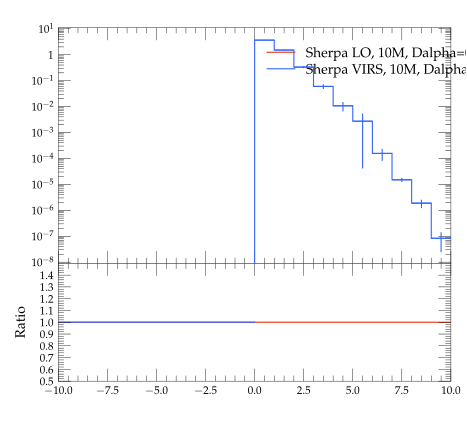

Source code (Python):
#! /usr/bin/env python

# This Python script was auto-generated using YODA v2.0.0.
# Analysis object: /evtb/inc_jbjg_deta
# Timestamp: 15-04-2024 (14:39:01)

import matplotlib as mpl
import matplotlib.pyplot as plt
mpl.use('Agg') # comment out for interactive use
import os
import numpy as np

plotDir = os.path.split(os.path.realpath(__file__))[0]
if 'YODA_USER_PLOT_PATH' in globals():
    plot_outdir = globals()['YODA_USER_PLOT_PATH']
else:
    plot_outdir = plotDir

#plot style
plt.style.use(os.path.join(plotDir, '../default.mplstyle'))
# plot metadata
figW, figH = plt.rcParams['figure.figsize']
ax_xLabel = r''
ax_yLabel = r''
ax_title  = r''
ax_xScale = 'linear'
ax_yScale = 'log'
xLims = (-10.0, 10.0)
yLims = (9.000000000000001e-09, 11.0)

# TeX-friendly labels for the legend
labels = [ r"Sherpa LO, 10M, Dalpha=0.01", r"Sherpa VIRS, 10M, Dalpha=0.01" ]

# Create figure and axis objects
fig, (ax, ratio0_ax) = plt.subplots(2, 1, sharex=True,
                  figsize=(figW,figH), gridspec_kw={'height_ratios': (2, 1)})
ratio0_ax.yaxis.set_major_locator(mpl.ticker.MultipleLocator(0.1))
ratio0_ax.set_ylim(0.5, 1.4999)
ratio0_ax.set_ylabel('Ratio')

# LineColor map: curve index -> color
linecolors = {0: '#EE3311', 1: '#3366FF'}
# the numerical data is stored in a separate file
dataf = dict()
prefix = os.path.split(__file__)[0]
if prefix:    prefix = prefix + '/'
exec(open(prefix+'inc_jbjg_deta__data.py').read(), dataf)


legend_handles = [] # keep track of handles for the legend

# style options for curves
# starts at zorder>=5 to draw curve on top of legend
styles = {
  'curve0': {
    'color' : linecolors[0],
    'linestyle' : '-',
    'marker' : 'o',
    'zorder' : 5,
    'histstyle' : True,
  },
  'curve1': {
    'color' : linecolors[1],
    'linestyle' : '-',
    'marker' : 'o',
    'zorder' : 6,
    'histstyle' : True,
  },
}
# curve from input yoda files in main panel
for label in dataf['yvals'].keys():
    if all(np.isnan(v) for v in dataf['yvals'][label]):
        continue
    tmp = None
    if styles[label]['histstyle']: # draw as histogram
        tmp, = ax.plot(dataf['xedges'], dataf['yedges'][label],
                       color=styles[label]['color'],
                       linestyle=styles[label]['linestyle'],
                       drawstyle='steps-pre', solid_joinstyle='miter',
                       zorder=styles[label]['zorder'], label=label)
        ax.errorbar(dataf['xpoints'], dataf['yvals'][label], color=styles[label]['color'],
                    xerr=dataf['xerrs'], yerr=[dataf['ydowns'][label], dataf['yups'][label]],
                    linestyle='none', zorder=styles[label]['zorder'])
    else: # draw as scatter
        tmp = ax.errorbar(dataf['xpoints'], dataf['yvals'][label],
                          xerr=dataf['xerrs'],
                          yerr=[ dataf['ydowns'][label],
                          dataf['yups'][label] ],
                          fmt=styles[label]['marker'],
                          ecolor=styles[label]['color'],
                          color=styles[label]['color'], zorder=2)
        tmp[-1][0].set_linestyle(styles[label]['linestyle'])
    legend_handles += [tmp]
    for varLabel in dataf['variation_yvals'].keys():
        if varLabel.startswith(label):
            tmp, = ax.plot(dataf['xedges'], dataf['variation_yvals'][varLabel],
                           color=styles[label]['color'],
                           linestyle=styles[label]['linestyle'],
                           drawstyle='steps-pre', solid_joinstyle='miter',
                           zorder=styles[label]['zorder'], alpha=0.5)


# plots on ratio panel
# curve from input yoda files in ratio panel
for label, yvals in dataf['ratio0_yvals'].items():
    if all(np.isnan(v) for v in yvals):
        continue
    if styles[label]['histstyle']: # plot as histogram
        ratio0_ax.plot(dataf['xedges'], yvals,
                       color=styles[label]['color'],
                       linestyle=styles[label]['linestyle'],
                       drawstyle='steps-pre', zorder=1,
                       solid_joinstyle='miter')
        ratio0_ax.vlines(dataf['xpoints'],
                         dataf['ratio0_ymin'][label],
                         dataf['ratio0_ymax'][label],
                         color=styles[label]['color'], zorder=1)
    else: # plot as scatter
        tmp = ratio0_ax.errorbar(dataf['xpoints'],
                                 yvals, xerr=dataf['xerrs'],
                                 yerr=dataf['ratio0_yerrs'][label],
                                 fmt=styles[label]['marker'],
                                 ecolor=styles[label]['color'],
                                 color=styles[label]['color'])
        tmp[-1][0].set_linestyle(styles[label]['linestyle'])

    for varlabel in dataf['ratio0_variation_vals'].keys():
        if varlabel.startswith(label):
            ratio0_ax.plot(dataf['xedges'],
                            dataf['ratio0_variation_vals'][varlabel],
                            color=styles[label]['color'],
                            linestyle=styles[label]['linestyle'],
                            drawstyle='steps-pre', solid_joinstyle='miter',
                            zorder=1, alpha=0.5)

legend_pos = (0.5, 0.97)
ax.legend(legend_handles, labels, loc='upper left', bbox_to_anchor=legend_pos)

# set plot metadata as defined above
ratio0_ax.set_xlabel(ax_xLabel)
ratio0_ax.xaxis.set_label_coords(1., -.15)
ax.set_ylabel(ax_yLabel, loc='top')
ax.set_title(ax_title, loc='left')
ax.set_xscale(ax_xScale)
ax.set_yscale(ax_yScale)
ax.set_xlim(xLims)
ax.set_ylim(yLims)

# tick formatting
plt.rcParams['xtick.top'] = True
plt.rcParams['ytick.right'] = True
ax.yaxis.set_major_locator(mpl.ticker.LogLocator(base=10.0, numticks=np.inf))
ax.yaxis.set_minor_locator(mpl.ticker.LogLocator(
                           base=10.0, subs=np.arange(0.1, 1, 0.1), numticks=np.inf))
fig.align_ylabels((ax, ratio0_ax))
plt.savefig(os.path.join(plot_outdir, 'inc_jbjg_deta.pdf'), format='PDF')
plt.savefig(os.path.join(plot_outdir, 'inc_jbjg_deta.png'), format='PNG')

plt.close(fig)
